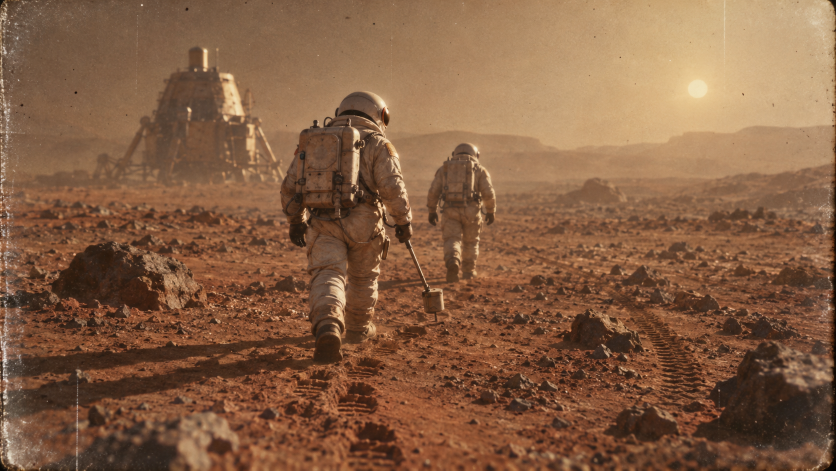
#> input picture assets/final/prolog/p6.png, 1672 x 941 px, given in place of s1_poster.png, which was not available (shown at 1/2 size)
$ python _ovl_sheet.py
#> lines starting #> are read from the running program, lines starting #| are printed output that depends on the picture
# -*- coding: utf-8 -*-
"""Показать содержимое оверлеев моков пролога (на сером фоне), чтобы понять их геометрию."""
import os
from PIL import Image, ImageDraw, ImageFont
HERE = os.path.dirname(os.path.abspath(__file__))
M = os.path.join(HERE, 'assets', 'mock', 'prolog')
OUT = os.path.join(HERE, 'assets', 'review', 'review_81_ovl.png')
LATO_B = '/usr/share/fonts/truetype/lato/Lato-Bold.ttf'
names = ['s1_poster', 's3_q1', 's3_q2', 's3_q3', 's4_video', 's4_q',
         's5_posters', 's5_soviet', 's5_seats']
CW = 760
ims = []
for n in names:
    ov = Image.open(os.path.join(M, n + '.png')).convert('RGBA')
    bg = Image.new('RGBA', ov.size, (70, 72, 84, 255))
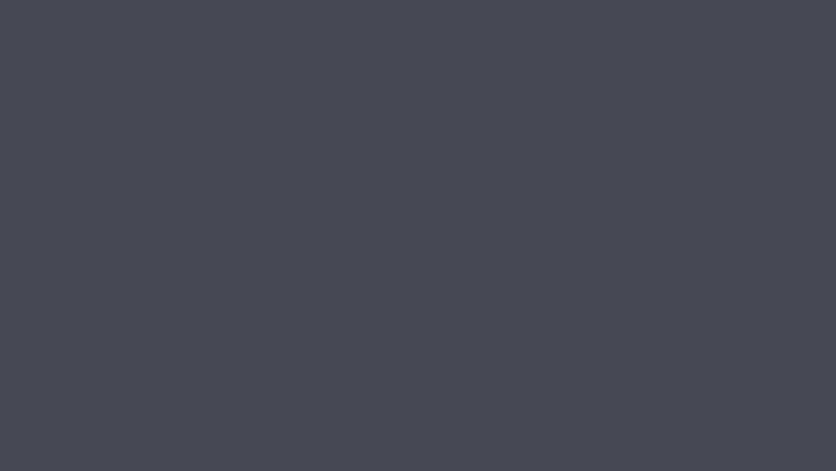
#> bg: PIL image 1672x941 RGBA (shown at 1/2 size); mean R, G, B, A 70, 72, 84, 255
    im = Image.alpha_composite(bg, ov).convert('RGB')
#> im is the input picture: PIL image 1672x941 RGB; mean R, G, B 133.1, 95.2, 67.8
    ims.append((n, im.resize((CW, round(im.height * CW / im.width)), Image.LANCZOS)))
#> pass 2 of the loop `for n in names:`:
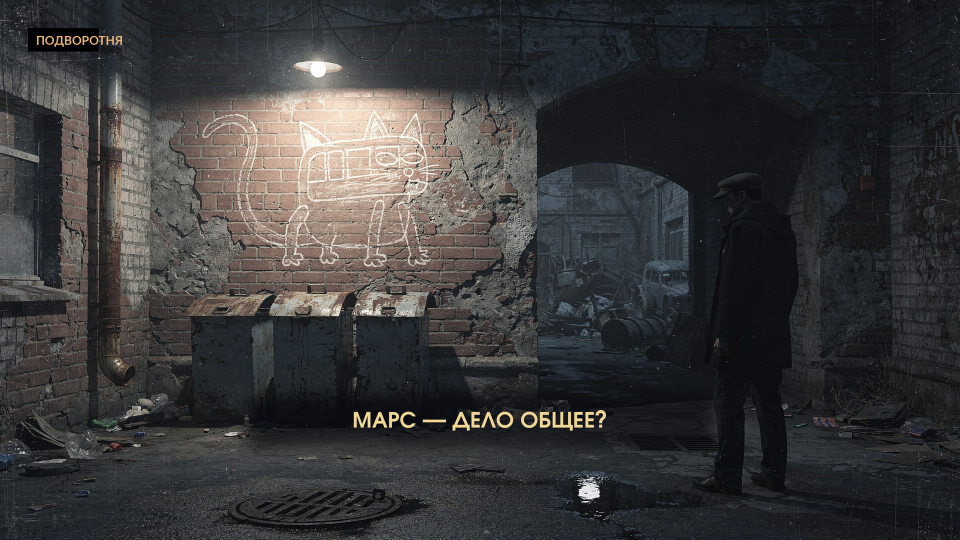
#> input picture assets/final/prolog/s1.png, 1920 x 1080 px, given in place of s3_q1.png, which was not available (shown at 1/2 size)
#> ov: PIL image 1920x1080 RGBA
#> `bg = Image.new('RGBA', ov.size, (70, 72, 84, 255))`:
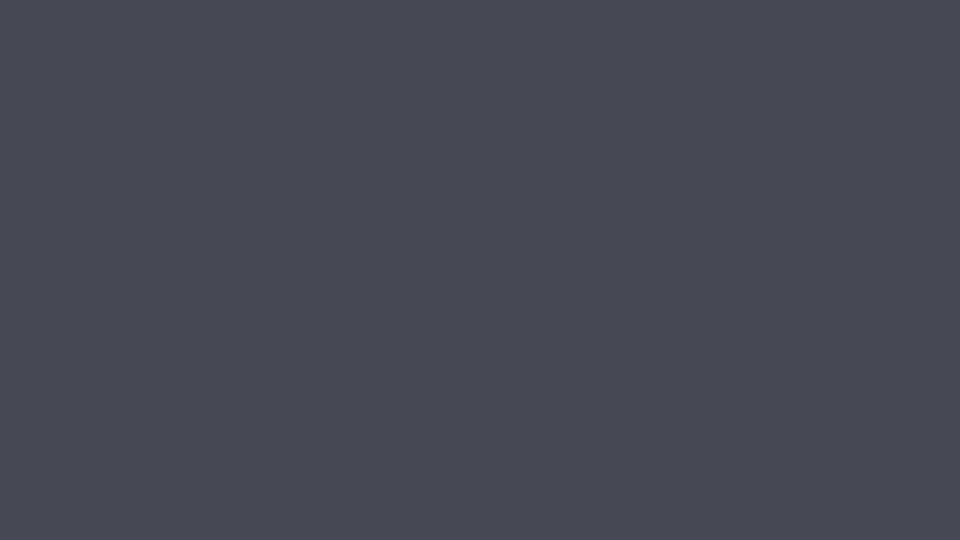
#> bg: PIL image 1920x1080 RGBA (shown at 1/2 size); mean R, G, B, A 70, 72, 84, 255
#> im is the input picture: PIL image 1920x1080 RGB; mean R, G, B 56.6, 56.6, 57.1
#> (the run stopped early here; a loop or call above may not have finished)
